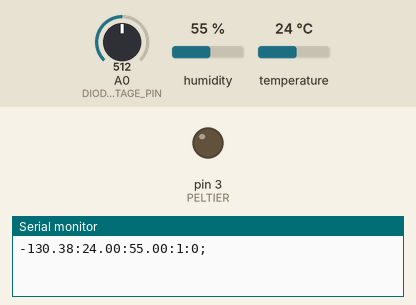
Recording of a sketch running on a simulated Arduino Uno, built with avr-gcc and run on an emulated ATmega328P. Shown: output pins drawn as LEDs (lit = HIGH), the last lines printed to the serial monitor. Inputs (shaded band) come from the test bench; at power-on: A0 (DIODE_VOLTAGE_PIN) = 512, humidity 55 %, temperature 24 °C.

Above: at 2.8 s.
2.9 s: A0 (DIODE_VOLTAGE_PIN) set to 357
5.6 s: A0 (DIODE_VOLTAGE_PIN) set to 339
At 6.6 s:
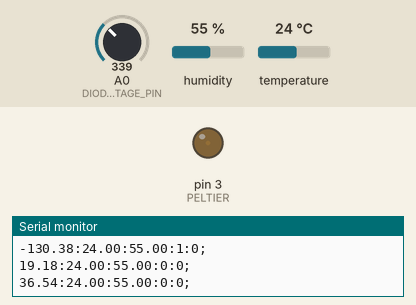
11.5 s: A0 (DIODE_VOLTAGE_PIN) set to 306
At 13.0 s:
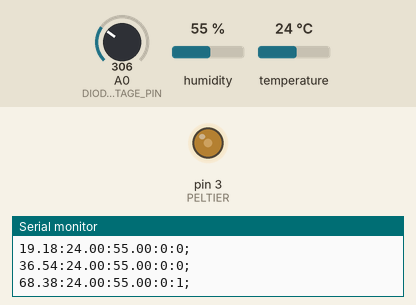
Timing chart, 0 to 17.6 s (numbered marks = the images above; inputs shaded):
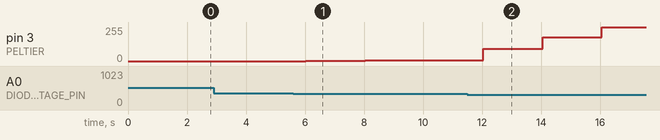

The sketch:

code.ino
```cpp
#include "Mesures.h"
#include "Regulation.h"

// Variables globales
float internalTemp = 0.0;
float externalTemp = 0.0;
float ambiantHumidity = 0.0;
float dewPoint = 0.0;

bool dewPossible = false;
bool tempCritical = false;

void setup() {
  Serial.begin(9600);
  pinMode(PELTIER, OUTPUT);
  dht.begin();
}

void loop() {
  float newInternalTemp = getInternalTemp();
  float newExternalTemp = getExternalTemp();
  float newAmbiantHumidity = getAmbiantHumidity();

  if(newInternalTemp != internalTemp || newExternalTemp != externalTemp || newAmbiantHumidity != ambiantHumidity){
    internalTemp = newInternalTemp;
    externalTemp = newExternalTemp;
    ambiantHumidity = newAmbiantHumidity; // En %
    dewPoint = getDewPoint(externalTemp, ambiantHumidity);

    dewPossible = isDewPossible(internalTemp, dewPoint);
    tempCritical = isTempCritical(internalTemp);

    Serial.print(internalTemp);
    Serial.print(":");
    Serial.print(externalTemp);
    Serial.print(":");
    Serial.print(ambiantHumidity);
    Serial.print(":");
    Serial.print(dewPossible);
    Serial.print(":");
    Serial.print(tempCritical);
    Serial.print(";");
    Serial.print("\n");
  }

  /*if(Serial.available() > 0){
    //Serial.println("available");
    float newOrderTemp = Serial.parseFloat();
    setOrderTemp(newOrderTemp);
    //Serial.print("nouvelle température:");
    //Serial.print(newOrderTemp);

  }*/

  regulate(internalTemp);

  delay(2000);
}
```

Mesures.h
```cpp
#include <DHT.h>

#define DIODE_VOLTAGE_PIN A0
#define DHT_PIN 6
#define DHT_TYPE DHT22

// Constantes de la diode
// diodeVoltage = A * internalTemp + B
const float A = -0.00165 * 3.07;
const float B = 0.6 * 3.07;

// Constantes de la formule de Magnus
const float ALPHA = 17.27;
const float BETA = 237.7;

DHT dht(DHT_PIN, DHT_TYPE);

float getInternalTemp();
float getExternalTemp();
float getAmbiantHumidity();
float getDewPoint(float temperature, float humidity);

float getInternalTemp(){
  int rawDiodeVoltage = analogRead(DIODE_VOLTAGE_PIN);
  float diodeVoltage = (5.0 / 1023.0) * rawDiodeVoltage;

  return (diodeVoltage - B) / A;
}

float getExternalTemp(){
  return dht.readTemperature();
}

float getAmbiantHumidity(){
  return dht.readHumidity(); // En %
}

float getDewPoint(float temperature, float humidity){
  float k = ( (ALPHA * temperature) / (BETA + temperature) ) + log(humidity / 100);

  return (BETA * k) / (ALPHA - k);
}
```

Regulation.h
```cpp
#define PELTIER 3

// Température de consigne
float orderTemp = 35.0;
// Ecart de température maximal avant l'état critique
const float DELTA_CRITICAL = 3.0;
// Ecart de température maximal pour la régulation
const float DELTA_REG = 2.0;

int power = 0;
int peltierLevel = 0;

// Modifier la température de consigne
void setOrderTemp(float orderTemp);
// Retourne vrai si risque de condensation
bool isDewPossible(float internalTemp, float dewPoint);
// Retourne vrai si le température est critique
bool isTempCritical(float internalTemp);
// Active / désactive le module à effet Peltier

// Implémentations
void setOrderTemp(float newOrderTemp){
  orderTemp = newOrderTemp;
}
bool isDewPossible(float internalTemp, float dewPoint){
  return (internalTemp <= dewPoint)? true:false;
}
bool isTempCritical(float internalTemp){
  return (internalTemp - orderTemp  >= DELTA_CRITICAL)? true:false;
}
void regulate(float internalTemp){
  float error = internalTemp - orderTemp;
  power += 1 * error;

  if(power > 99)
    power = 99;
  if(power < 0)
    power = 0;

  peltierLevel = map(power, 0, 99, 0, 255);
  analogWrite(PELTIER, peltierLevel);
}
```

Measured:
- after the input at 5.6 s, pin 3 (PELTIER): 0/255 → 2/255 after 0.43 s, → 5/255 2.0 s later, → 7/255 2.0 s later
